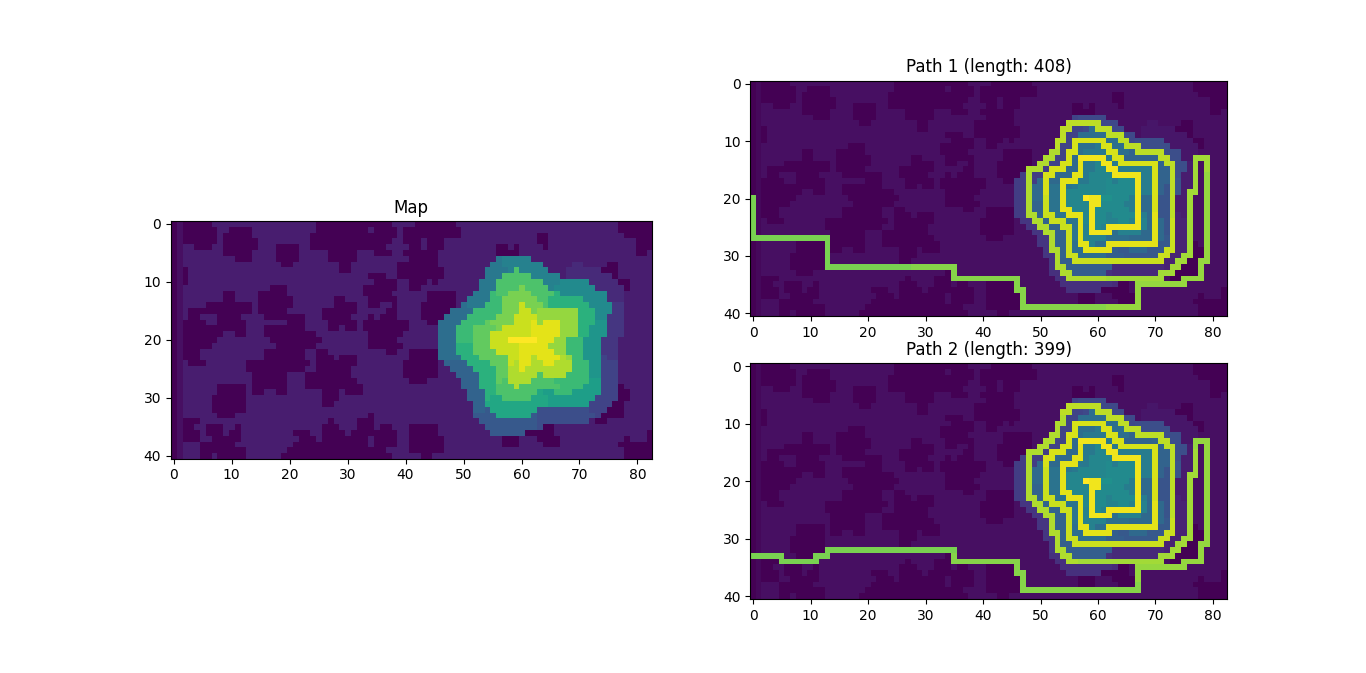

Reproduce this figure in Python.
from helper.input import read_input_simple
import sys
import numpy as np
from queue import Queue
from matplotlib import pyplot as plt
from matplotlib.gridspec import GridSpec


def create_map(input, all_starts = False):
    height_map = []
    start = None
    all_starts = set()
    end = None
    for y, line in enumerate(read_input_simple(12, input)):
        new_line = []
        for x, char in enumerate(line):
            if char == 'S':
                start = (x, y)
                all_starts.add((x, y))
                new_line.append(0) # 'a' 
            elif char == 'E':
                end = (x, y)
                new_line.append(25) # 'z'
            else:
                new_line.append(ord(char) - 97) # ord('a')
                if char == 'a':
                    all_starts.add((x, y))
        height_map.append(new_line)
    return np.array(height_map), start, end, all_starts


def neighboring_cells(cell, height_map):
    x, y = cell
    neighbors = []
    for x1, y1 in [(x + 1, y), (x - 1, y), (x, y + 1), (x, y - 1)]:
        if y1 >= 0 and y1 < len(height_map) and x1 >= 0 and x1 < len(height_map[y1]):
            if height_map[y][x] - height_map[y1][x1] <= 1:
                neighbors.append((x1, y1))
    return neighbors


def dijkstra(height_map, start, end):
    to_visit = Queue()
    to_visit.put((start, []))
    visited = set()
    visited.add(start)
    
    while not to_visit.empty():
        current, path = to_visit.get()
        if current == end or current in end:
            return list(reversed(path + [current]))
        
        for neighbor in neighboring_cells(current, height_map):
            if not neighbor in visited:
                to_visit.put((neighbor, path + [current]))
                visited.add(neighbor)
    return


def path_to_map(path, height_map):
    new_map = height_map.copy()
    path_len = len(path)
    counter = 1
    for x, y in path:
        new_map[y][x] = 40 + ((10 * counter) // path_len)
        counter += 1
    return new_map


def plot_map(height_map, axis):
    axis.imshow(height_map, interpolation='nearest')

def plot_path(height_map, path, axis):
    axis.imshow(path_to_map(path, height_map), interpolation='nearest')


if __name__ == '__main__':
    if len(sys.argv) != 2:
        print('Usage: py day12.py <input file (without extension)>')
    _, input = sys.argv
    height_map, start, end, all_starts = create_map(input)
    path1 = dijkstra(height_map, end, start)
    path2 = dijkstra(height_map, end, all_starts)
    fig = plt.figure()
    gs = GridSpec(2, 2, figure=fig)
    ax1 = fig.add_subplot(gs[:, 0])
    ax1.set_title('Map')
    ax2 = fig.add_subplot(gs[0, 1])
    ax2.set_title(f'Path 1 (length: {len(path1) - 1})')
    ax3 = fig.add_subplot(gs[1, 1])
    ax3.set_title(f'Path 2 (length: {len(path2) - 1})')
    plot_map(height_map, ax1)
    plot_path(height_map, path1, ax2)
    plot_path(height_map, path2, ax3)
    plt.show()
